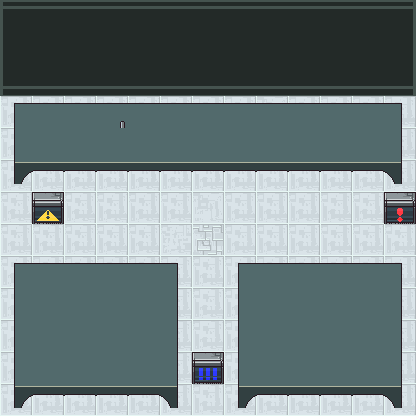

A level layout from a 2D game, rendered from its tile map. Below: a short description, then the map file with tile-grid data replaced by summaries:
An orthogonal 13x13 tile map with 32x32 px tiles, 4 tile layers (Camada de Tiles 1, Paredes, detalhesCenario, AlavancasDesenho) and 10 objects (3x r1, 3x a1).

<map version="1.0" tiledversion="1.0.3" orientation="orthogonal" renderorder="right-down" width="13" height="13" tilewidth="32" tileheight="32" nextobjectid="52">
 <tileset firstgid="1" source="progBotsFinalTileset.tsx" />
 <layer name="Camada de Tiles 1" width="13" height="13">
  <data>[169 cells, 169 non-empty, 13 distinct tile ids]</data>
 </layer>
 <layer name="Paredes" width="13" height="13">
  <data>[169 cells, 99 non-empty, 9 distinct tile ids]</data>
 </layer>
 <objectgroup name="Paredes">
  <object id="32" x="0" y="0" height="416" />
  <object id="33" x="0" y="0" width="416" height="3" />
  <object id="34" x="416" y="0" height="416" />
  <object id="35" x="0" y="416" width="416" height="-12" />
 </objectgroup>
 <objectgroup name="robos">
  <object id="15" name="r1" x="192" y="288" width="32" height="32" />
  <object id="16" name="r1" x="82" y="203" width="32" height="32" />
  <object id="17" name="r1" x="334" y="205" width="32" height="32" />
 </objectgroup>
 <objectgroup name="alavancas">
  <object id="24" name="a1" x="386" y="212" width="10" height="10" />
  <object id="25" name="a1" x="192" y="352" width="32" height="32" />
  <object id="26" name="a1" x="49" y="213" width="10" height="11" />
 </objectgroup>
 <layer name="detalhesCenario" width="13" height="13">
  <data>[169 cells, 1 non-empty, 1 distinct tile ids]</data>
 </layer>
 <layer name="AlavancasDesenho" width="13" height="13">
  <data>[169 cells, 3 non-empty, 3 distinct tile ids]</data>
 </layer>
</map>
